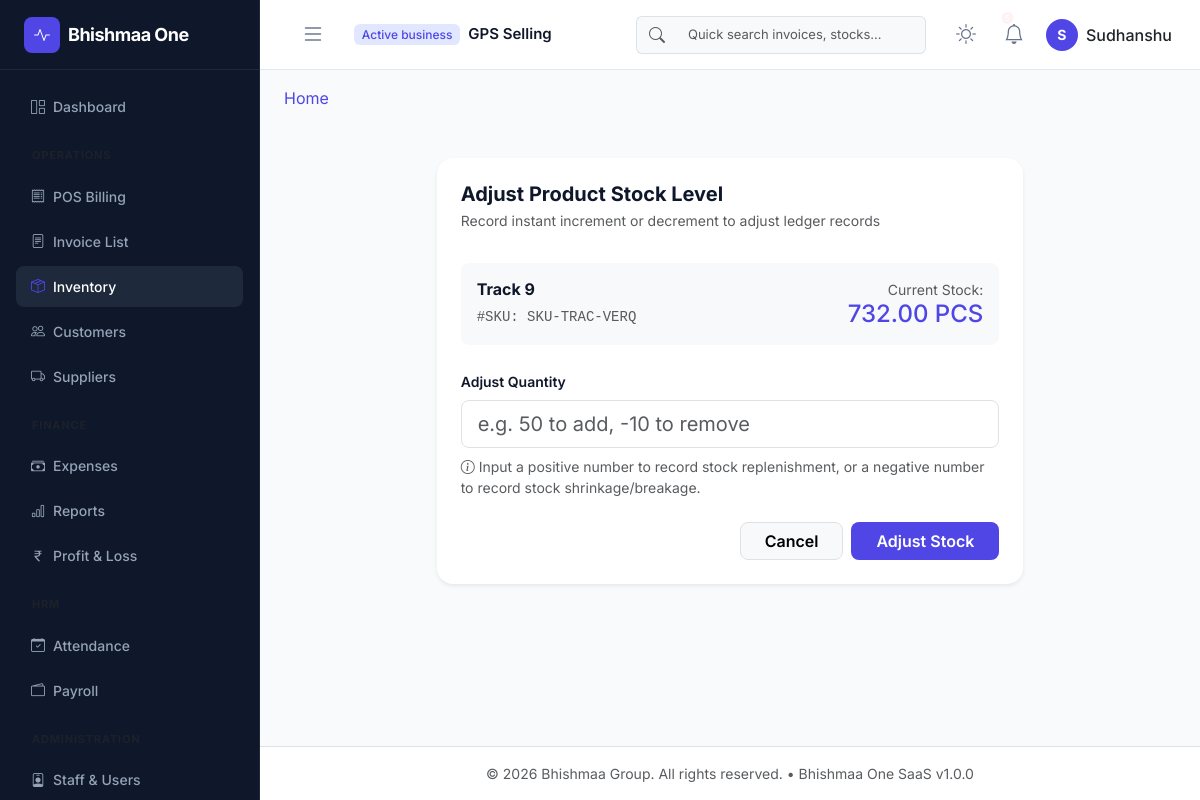
Page /inventory/9de1bf02-3532-4d27-aea3-46fa0a87f91a/adjust-stock (signed in) on the committed database.
### app/models/core.py (models this page shows, shortened)
class Base(db.Model):
    __abstract__ = True
    id = db.Column(UUIDType, primary_key=True, default=lambda: str(uuid.uuid4()))
    created_at = db.Column(db.DateTime, default=datetime.datetime.utcnow, index=True)
    updated_at = db.Column(db.DateTime, default=datetime.datetime.utcnow, onupdate=datetime.datetime.utcnow)
    is_deleted = db.Column(db.Boolean, default=False, index=True)

class Organization(Base):
    __tablename__ = 'organizations'
    name = db.Column(db.String(150), nullable=False)
    subdomain = db.Column(db.String(50), unique=True, index=True, nullable=False)
    is_active = db.Column(db.Boolean, default=True, index=True)
    plan_name = db.Column(db.String(50), default='Free')
    users = db.relationship('User', back_populates='organization', lazy=True)

class User(UserMixin, Base):
    __tablename__ = 'users'
    username = db.Column(db.String(80), unique=True, index=True, nullable=False)
    email = db.Column(db.String(120), unique=True, index=True, nullable=False)
    password_hash = db.Column(db.String(128), nullable=False)
    first_name = db.Column(db.String(50))
    last_name = db.Column(db.String(50))
    is_active = db.Column(db.Boolean, default=True, index=True)
    organization_id = db.Column(UUIDType, db.ForeignKey('organizations.id', ondelete='CASCADE'), nullable=True, index=True)
    branch_id = db.Column(UUIDType, db.ForeignKey('branches.id', ondelete='SET NULL'), nullable=True, index=True)
    organization = db.relationship('Organization', back_populates='users')
    branch = db.relationship('Branch', backref=db.backref('users', lazy=True))
    roles = db.relationship('Role', secondary=user_roles, back_populates='users', lazy='joined')
    def has_permission(self, perm_name):
        for role in self.roles:
            if any(perm.name == perm_name for perm in role.permissions):
                return True
        return False

### app/models/inventory.py (models this page shows, shortened)
class Product(TenantBase):
    __tablename__ = 'products'
    name = db.Column(db.String(255), nullable=False, index=True)
    sku = db.Column(db.String(50), nullable=True, unique=True, index=True)
    barcode = db.Column(db.String(100), nullable=True, index=True)
    description = db.Column(db.Text)
    category_id = db.Column(
        UUIDType,
        db.ForeignKey('product_categories.id', ondelete='SET NULL'),
        nullable=True
    )
    brand_id = db.Column(
        UUIDType,
        db.ForeignKey('product_brands.id', ondelete='SET NULL'),
        nullable=True
    )
    unit_id = db.Column(
        UUIDType,
        db.ForeignKey('product_units.id', ondelete='SET NULL'),
        nullable=True
    )
    purchase_price = db.Column(db.Numeric(10, 2), default=0.0)
    selling_price = db.Column(db.Numeric(10, 2), default=0.0)
    gst_rate = db.Column(db.Numeric(5, 2), default=18.0)  # GST rate: 0, 5, 12, 18, 28%
    current_stock = db.Column(db.Numeric(10, 2), default=0.0, index=True)
    min_stock_alert = db.Column(db.Numeric(10, 2), default=5.0)
    max_stock_level = db.Column(db.Numeric(10, 2), default=100.0)
    reorder_quantity = db.Column(db.Numeric(10, 2), default=20.0)
    is_active = db.Column(db.Boolean, default=True, index=True)
    transactions = db.relationship(
        'StockTransaction',
        backref='product',
        lazy='dynamic',
        cascade='all, delete-orphan'
    )
    def get_unit_symbol(self):
        return self.unit_obj.symbol if self.unit_obj else 'PCS'

### app/blueprints/inventory/routes.py (the view, shortened to what this page needs)
@inventory_bp.route('/<product_id>/adjust-stock', methods=['GET', 'POST'], endpoint='adjust')
@login_required
@inventory_management_required
def adjust(product_id):
    org_id = current_user.organization_id
    product = get_product_by_id(product_id, org_id)
    if not product:
        flash("Product not found.", "danger")
        return redirect(url_for('inventory.list_products'))
    form = StockAdjustmentForm()
    return render_template('inventory/adjust.html', form=form, product=product)

### app/blueprints/inventory/forms.py
class StockAdjustmentForm(FlaskForm):
    quantity_change = DecimalField('Stock Change Quantity (+/-)', validators=[DataRequired()])
    submit = SubmitField('Adjust Stock')

### app/blueprints/inventory/permissions.py (called while the page is built)
def inventory_management_required(f):
    @wraps(f)
    def decorated_function(*args, **kwargs):
        if not current_user.is_authenticated or not current_user.has_permission('can_manage_inventory'):
            abort(403)
        return f(*args, **kwargs)
    return decorated_function

### app/blueprints/inventory/routes.py (called while the page is built)
@inventory_bp.before_request
@subscription_required('inventory')
def gate_inventory_module():
    pass

### app/blueprints/inventory/services.py (called while the page is built)
def get_product_by_id(product_id, organization_id):
    return Product.query.filter_by(
        id=product_id,
        organization_id=organization_id,
        is_deleted=False
    ).first()

### app/models/core.py (called while the page is built)
    def process_bind_param(self, value, dialect):
        if value is None:
            return value
        return str(value)

    def process_result_value(self, value, dialect):
        if value is None:
            return value
        return str(value)

### app/models/organizations.py (called while the page is built)
    def is_valid(self):
        if self.status != 'Active':
            return False
        if self.expires_at and self.expires_at < datetime.datetime.utcnow():
            return False
        return True

    def has_feature(self, feature_name):
        if not self.is_valid():
            return False
        try:
            features = json.loads(self.allowed_features or '[]')
            return feature_name in features
        except Exception:
            return False

### app/services/subscription.py (called while the page is built)
def get_active_subscription(organization_id):
    if not organization_id:
        return None
    return OrganizationSubscription.query.filter_by(
        organization_id=organization_id,
        status='Active',
        is_deleted=False
    ).order_by(OrganizationSubscription.starts_at.desc()).first()

def is_feature_enabled(organization_id, feature_name):
    sub = get_active_subscription(organization_id)
    if not sub:
        return feature_name in ['dashboard', 'billing']
    return sub.has_feature(feature_name)

### app/blueprints/inventory/templates/inventory/adjust.html (shortened to what this page needs)
{% extends "layouts/base.html" %}
{% block content %}
<div class="row justify-content-center mt-4">
    <div class="col-lg-8">
        <div class="card border-0 shadow-sm rounded-4">
            <div class="card-header bg-transparent border-0 px-4 pt-4">
                <h5 class="fw-bold mb-1 text-main">Adjust Product Stock Level</h5>
                <p class="text-muted small mb-0">Record instant increment or decrement to adjust ledger records</p>
            </div>
            <div class="card-body p-4">
                <div class="bg-light p-3 rounded-3 mb-4 d-flex justify-content-between align-items-center">
                    <div>
                        <h6 class="fw-bold text-main mb-1">{{ product.name }}</h6>
                        <span class="text-muted small font-monospace">#SKU: {{ product.sku }}</span>
                    </div>
                    <div class="text-end">
                        <span class="text-muted small d-block">Current Stock:</span>
                        <h4 class="fw-black text-indigo mb-0">{{ product.current_stock }} {{ product.get_unit_symbol() }}</h4>
                    </div>
                </div>
                <form method="POST" action="">
                    <div class="mb-4">
                        <label for="quantity_change" class="form-label fw-semibold text-main small">Adjust Quantity</label>
                        {{ form.quantity_change(class="form-control rounded-3 form-control-lg", placeholder="e.g. 50 to add, -10 to remove", type="number", step="any") }}
                        <span class="text-muted small mt-2 d-block">
                            <i class="bi bi-info-circle me-1"></i>Input a positive number to record stock replenishment, or a negative number to record stock shrinkage/breakage.
                        </span>
                    </div>
                    <div class="d-flex justify-content-end gap-2 mt-4">
                        <a href="{{ url_for('inventory.list_products') }}" class="btn btn-light rounded-3 px-4 border fw-semibold">Cancel</a>
                        {{ form.submit(class="btn btn-indigo rounded-3 px-4 fw-semibold") }}
                    </div>
                </form>
            </div>
        </div>
    </div>
</div>
{% endblock %}

### app/templates/components/navbar.html (shortened to what this page needs)
<nav class="navbar navbar-expand-lg app-navbar px-3">
    <div class="container-fluid">
        <button class="btn sidebar-toggle-btn me-3" id="sidebarToggle" onclick="toggleSidebar()">
            <i class="bi bi-list fs-4"></i>
        </button>
        <div class="navbar-brand-tenant d-flex align-items-center flex-wrap gap-1">
            <span class="badge bg-indigo-light text-indigo me-1">Active business</span>
            <span class="tenant-name fw-semibold text-truncate me-2" style="max-width: 200px;">
                {{ current_user.organization.name if current_user.organization else 'Bhishmaa One' }}
            </span>
        </div>
        <div class="collapse navbar-collapse justify-content-end" id="navbarContent">
            <form class="d-none d-md-flex navbar-search me-4" role="search">
                <div class="input-group">
                    <span class="input-group-text bg-light border-end-0">
                        <i class="bi bi-search text-muted"></i>
                    </span>
                    <input class="form-control bg-light border-start-0" type="search" placeholder="Quick search invoices, stocks..." aria-label="Search">
                </div>
            </form>
            <div class="d-flex align-items-center gap-3">
                <button class="btn btn-icon theme-toggle-btn" onclick="toggleTheme()" title="Toggle Dark/Light Mode">
                    <i class="bi bi-sun sun-icon fs-5"></i>
                </button>
                <div class="dropdown">
                    <button class="btn btn-icon position-relative" type="button" data-bs-toggle="dropdown" aria-expanded="false">
                        <i class="bi bi-bell fs-5"></i>
                        {% if unread_count > 0 %}
                            <span class="position-absolute top-1 start-75 translate-middle badge rounded-pill bg-danger" style="font-size: 8px; padding: 2px 4px;">{{ unread_count }}</span>
                        {% endif %}
                    </button>
                </div>
                <div class="dropdown">
                    <button class="btn profile-dropdown-btn d-flex align-items-center gap-2" type="button" data-bs-toggle="dropdown" aria-expanded="false">
                        <div class="profile-avatar text-white fw-bold">
                            {{ current_user.first_name[0] if current_user.first_name else 'U' }}
                        </div>
                        <span class="d-none d-lg-inline fw-medium">{{ current_user.first_name }}</span>
                    </button>
                </div>
            </div>
        </div>
    </div>
</nav>

### app/static/css/app.css (style rules this page uses)
:root { --font-primary: 'Inter', sans-serif; --color-bg-app: #f8fafc; --color-bg-card: #ffffff; --color-border: #e2e8f0; --color-text-main: #0f172a; --color-text-muted: #64748b; --color-primary: #4f46e5; --color-primary-hover: #4338ca; --color-primary-light: #e0e7ff; --color-success: #10b981; --color-success-bg: #ecfdf5; --color-warning: #f59e0b; --color-warning-bg: #fffbeb; --color-danger: #ef4444; --color-danger-bg: #fef2f2; --sidebar-width: 260px; --navbar-height: 70px; --transition-speed: 0.3s; }
* { box-sizing: border-box; margin: 0; padding: 0; }
body { font-family: var(--font-primary); background-color: var(--color-bg-app); color: var(--color-text-main); overflow-x: hidden; line-height: 1.5; transition: background-color var(--transition-speed), color var(--transition-speed); }
a { color: var(--color-primary); text-decoration: none; transition: color var(--transition-speed); }
.app-navbar { height: var(--navbar-height); background-color: var(--color-bg-card); border-bottom: 1px solid var(--color-border); position: sticky; top: 0; z-index: 99; }
.sidebar-toggle-btn { color: var(--color-text-muted); }
.tenant-name { font-size: 15px; }
.navbar-search .form-control { width: 250px; font-size: 13px; }
.profile-avatar { width: 32px; height: 32px; background-color: var(--color-primary); border-radius: 50%; display: flex; align-items: center; justify-content: center; font-size: 14px; }
.profile-dropdown-btn { border: none; background: none; padding: 0; }
.btn-icon { background: none; border: none; color: var(--color-text-muted); border-radius: 50%; padding: 8px; display: flex; align-items: center; justify-content: center; transition: background-color var(--transition-speed); }
.sun-icon { display: block; }
.text-main { color: var(--color-text-main); }
.text-indigo { color: var(--color-primary) !important; }
.bg-indigo-light { background-color: var(--color-primary-light) !important; }
.btn-indigo { background-color: var(--color-primary); color: white; }
.card { background-color: var(--color-bg-card); border: 1px solid var(--color-border); }

### app/static/css/dashboard.css (style rules this page uses)
.bg-danger { background-color: var(--color-danger-bg) !important; }
.badge { font-weight: 500; }
.btn-icon { width: 32px; height: 32px; padding: 0; display: inline-flex; align-items: center; justify-content: center; }

### rows in the picture
Organization: organization "GPS Selling"
User: first_name "S", first_name "Sudhanshu"
Product: name "Track 9", sku "SKU-TRAC-VERQ", current_stock "732.00"

### other values in the picture
{{ product.get_unit_symbol() }} "PCS"
